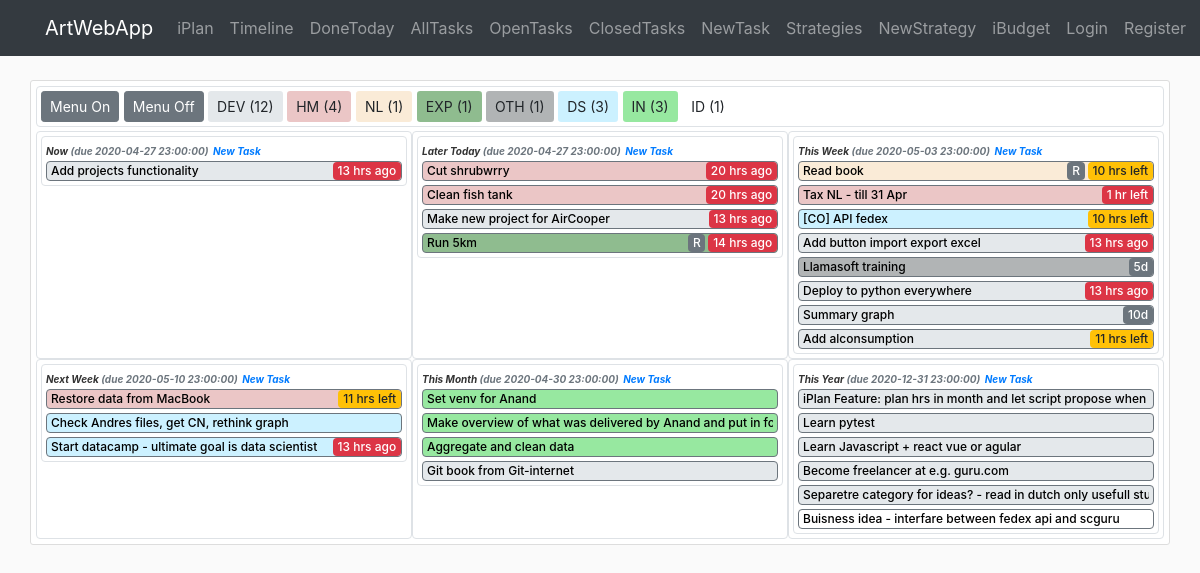
The app's page /iplan/timeline, older data.
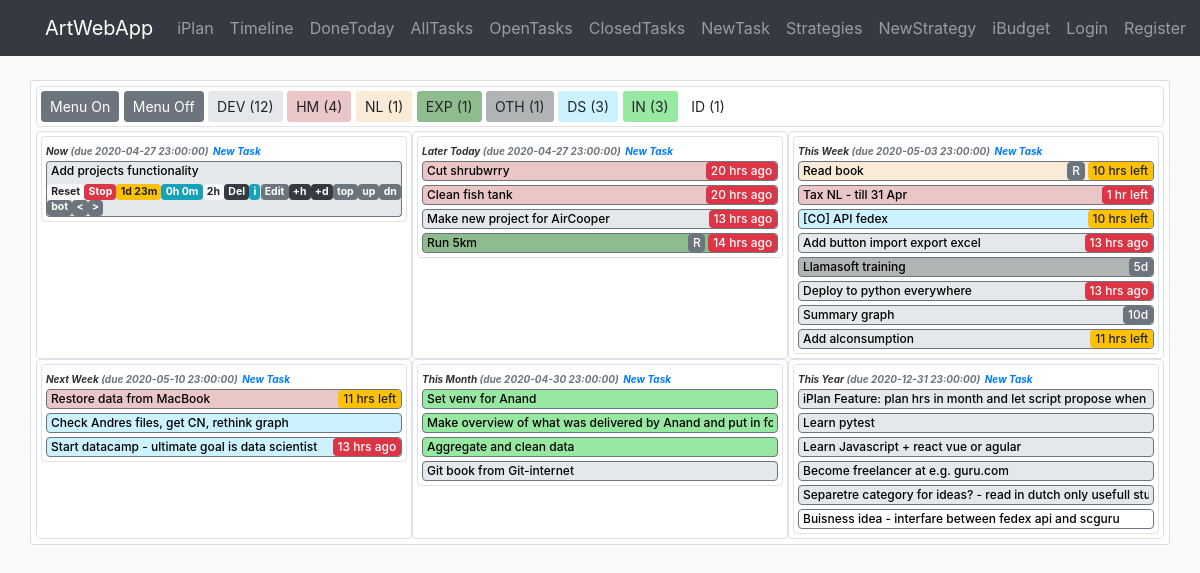
The same page, newer data.
### awa/iplan/models.py (models this page shows, shortened)
class Strategy(db.Model):
    id = db.Column(db.Integer, primary_key=True)
    name = db.Column(db.String(40), nullable=False)
    symbol = db.Column(db.String(3))
    desc = db.Column(db.Text)
    color = db.Column(db.String(7))
    order = db.Column(db.Integer)
    time_creation = db.Column(db.DateTime, default=datetime.now)
    time_completion = db.Column(db.DateTime)
    show_timeline = db.Column(db.Boolean, default=True, nullable=False)
    category = db.Column(db.String(20), nullable=True)
    br_task = db.relationship('Task', backref='strategy')  # todo: lazy=True - test that later
    br_project = db.relationship('Project', backref='strategy')  # todo: lazy=True - test that later

class Task(db.Model):
    id = db.Column(db.Integer, primary_key=True)
    name = db.Column(db.String(140), nullable=False)
    desc = db.Column(db.Text)
    category = db.Column(db.String(20))
    frequency = db.Column(db.String(10))
    frequency_days = db.Column(db.Integer)
    time_creation = db.Column(db.DateTime, default=datetime.now)
    time_completion = db.Column(db.DateTime)
    time_due = db.Column(db.DateTime)  # THis is not used now, it was used for old timeline concept
    time_line = db.Column(db.String(20))
    duration_plan = db.Column(db.Interval, nullable=False, default=timedelta(0))
    duration_real = db.Column(db.Interval, nullable=False, default=timedelta(0))
    timer_start = db.Column(db.DateTime)
    order = db.Column(db.Integer)
    show_menu = db.Column(db.Boolean, default=True, nullable=False)
    id_strategy = db.Column(db.Integer, db.ForeignKey('strategy.id'), nullable=False)
    id_project = db.Column(db.Integer, db.ForeignKey('project.id'))
    def __repr__(self):
        return f"Task(id='{self.id}', name='{self.name}', desc='{self.desc}', category='{self.category}', " \
               f"frequency='{self.frequency}', frequency_days='{self.frequency_days}', time_creation='{self.time_creation}', " \
               f"time_completion='{self.time_completion}', time_due='{self.time_due}', time_line='{self.time_line}', " \
               f"duration_plan='{self.duration_plan}', duration_real='{self.duration_real}', " \
               f"timer_start='{self.timer_start}', order='{self.order}', show_menu='{self.show_menu}', " \
               f"id_strategy='{self.id_strategy}', id_project='{self.id_project}')"

### awa/iplan/routes.py (the view)
@iplan.route('/iplan/timeline', methods=['GET', 'POST'])
def timeline():
    tasks = Task.query.filter(Task.time_completion.is_(None)).order_by(Task.order).all()
    strategies = Strategy.query.all()
    count_tasks = dict(zip([strategy.id for strategy in strategies], [0 for _ in range(len(strategies))]))
    for task in tasks:
        if task.strategy.id in count_tasks:
            count_tasks[task.strategy.id] += 1
    return render_template('iplan/timeline.html', tasks=tasks, TimeLine=TimeLine, strategies=strategies, count_tasks=count_tasks,
                           string_from_duration=string_from_duration, now=datetime.now())

### awa/iplan/utils.py (called while the page is built)
def string_from_duration(x):
    if x is None or x.total_seconds() == 0:
        return '0h 0m'
    total_seconds = x.total_seconds()
    days = total_seconds // 86400
    total_seconds -= days * 86400
    hours = total_seconds // 3600
    total_seconds -= hours * 3600
    minutes = total_seconds // 60
    total_seconds -= minutes * 60
    seconds = total_seconds
    duration_items = [(days, 'd'), (hours, 'h'), (minutes, 'm'), (seconds, 's')]
    non_zero_items = 0
    for item in duration_items:
        if item[0] != 0:
            non_zero_items += 1
    if non_zero_items > 2:
        duration_items.pop(-1)
    outcome = ''
    for item in duration_items:
        if item[0] != 0:
            outcome += f'{int(item[0])}{item[1]} '
    return outcome[:-1]

    @staticmethod
    def progress_indicator(time_creation, timeline_category):
        for indicator in TimeLine._progress_breakpoints:
            if timeline_category == indicator[0]:  # Check on timeline category
                seconds_since_creation = (datetime.now()-time_creation).total_seconds()
                uom_since_creation = int(seconds_since_creation / TimeLine._seconds_in_unites[indicator[1]])
                if uom_since_creation >= indicator[2][0] and uom_since_creation < indicator[2][1]:
                    return f'{uom_since_creation}{indicator[1]}', TimeLine._progress_colors['attention']
                elif uom_since_creation >= indicator[2][1]:
                    return f'{uom_since_creation}{indicator[1]}', TimeLine._progress_colors['warning']
                else:
                    return None

    @staticmethod
    def get_msg_for_timeuom(uom, value):
        msg = None
        if uom == 'h':
            msg = 'hrs'
        elif uom == 'd':
            msg = 'days'
        elif uom == 'm':
            msg = 'months'
        elif uom == 'w':
            msg = 'weeks'
        else:
            msg = '???'
        if value == 1:
            msg = msg[:-1]
        return msg

    @staticmethod
    def duedate_per_category_for_new_tasks(timeline_category):
        return TimeLine._categories_duedates.get(timeline_category, TimeLine._todaydue)

### awa/templates/iplan/timeline.html (shortened to what this page needs)
{% extends "layout.html" %}
{% block content %}
<div class="container">
    <div class="row content-section">
        <div class="col-md-12 border p-1 rounded mb-1 ">
            <a  href="{{url_for('iplan.show_menu_all', state='on') }}" class="btn btn-secondary btn-sm" role="button">Menu On</a>
            <a  href="{{url_for('iplan.show_menu_all', state='off') }}" class="btn btn-secondary btn-sm" role="button">Menu Off</a>
            {% for strategy in strategies %}
                {% if count_tasks[strategy.id] > 0%}
                    {% if strategy.show_timeline %}
                        <a  href="{{url_for('iplan.show_strategy_timeline', id_strategy=strategy.id) }}" class="btn btn-sm" style="background-color:{{strategy.color}}" role="button">{{strategy.symbol}} ({{count_tasks[strategy.id]}})</a>
                    {% else %}
                        <a  href="{{url_for('iplan.show_strategy_timeline', id_strategy=strategy.id) }}" class="btn btn-dark btn-sm" role="button">{{strategy.symbol}} ({{count_tasks[strategy.id]}})</a>
                    {% endif %}
                {% endif %}
            {% endfor %}
        </div>
        {% for timeline in TimeLine.categories %}
        <div class="col-md-4 border p-1 rounded">
            <div class="col-12 border timeline_task_border rounded p-0">
                <small class="timeline_header ml-1">{{ timeline }} </small>
                <small class="timeline_header text-muted">(due {{TimeLine.duedate_per_category_for_new_tasks(timeline)}})</small>
                <a href="{{ url_for('iplan.task_create', timeline_category=timeline) }}"><small class="timeline_header text-primary">New Task</small></a>
                {% for task in tasks %}
                    {% if task.time_line == timeline and task.strategy.show_timeline %}
                        {% if task.show_menu == False %}
                            <div class="row rounded border border border-secondary timeline_task_name pl-1  mb-1 ml-1 mr-1" style="background-color:{{task.strategy.color}}">
                                {% if TimeLine.progress_indicator(task.time_creation, timeline)[0] %}
                                    <div class="col text-truncate p-0 m-0 mr-1">
                                        <a href="{{url_for('iplan.show_menu', id_task=task.id, state='on') }}" class="show_menu_links" title="{{task.name}}">{{task.name}}</a>
                                    </div>
                                    <div class="col-auto p-0 m-0 text-right">
                                        {% if task.frequency == 'Repeatable' %}
                                            <small class="badge badge-secondary progress_indicator">R</small>
                                        {% endif %}
                                        {% if TimeLine.duedate_indicator(task.time_due)[0] %}
                                            <small class="{{TimeLine.duedate_indicator(task.time_due)[1]}} m-0 progress_indicator">{{TimeLine.duedate_indicator(task.time_due)[0]}}</small>
                                        {% else %}
                                            <small class="{{TimeLine.progress_indicator(task.time_creation, timeline)[1]}}  progress_indicator">{{TimeLine.progress_indicator(task.time_creation, timeline)[0]}}</small>
                                        {% endif %}
                                    </div>
                                {% else %}
                                    <div class="col text-truncate p-0 m-0 mr-1">
                                        <a href="{{url_for('iplan.show_menu', id_task=task.id, state='on') }}" class="show_menu_links" title="{{task.name}}">{{task.name}}</a>
                                    </div>
                                    <div class="col-auto p-0 m-0 text-right">
                                    {% if task.frequency == 'Repeatable' %}
                                        <small class="badge badge-secondary progress_indicator">R</small>
                                    {% endif %}
                                    {% if TimeLine.duedate_indicator(task.time_due)[0] %}
                                        <small class="{{TimeLine.duedate_indicator(task.time_due)[1]}} progress_indicator">{{TimeLine.duedate_indicator(task.time_due)[0]}}</small>
                                    {% endif %}
                                    </div>
                                {% endif %}
                            </div>
                        {% else %}
                            <div class="row rounded-top border border-bottom-0 border-secondary timeline_task_name pl-1 pb-1 ml-1 mr-1" style="background-color:{{task.strategy.color}}">
                                <a href="{{url_for('iplan.show_menu', id_task=task.id, state='off') }}" class="show_menu_links">{{task.name}}</a>
                            </div>
                            <div class="row rounded-bottom border border-top-0 border-secondary timeline_task_buttons mb-1 ml-1 mr-1" style="background-color:{{task.strategy.color}}">
                                {% if task.timer_start %}
                                    <a href="{{url_for('iplan.task_timer_start', id_task=task.id) }}" class="badge badge-light">Reset</a>
                                    <a href="{{url_for('iplan.task_timer_end', id_task=task.id) }}" class="badge badge-danger">Stop</a>
                                {% endif%}
                                {% if task.timer_start %}
                                    <a href="#" class="badge badge-warning">{{string_from_duration(now - task.timer_start)}}</a>
                                {% endif %}
                                <a href="#" class="badge badge-info">{{string_from_duration(task.duration_real)}}</a>
                                <a href="#" class="badge badge-light">{{string_from_duration(task.duration_plan)}}</a>
                                <a href="{{url_for('iplan.task_delete', id_task=task.id) }}" class="badge badge-dark">Del</a>
                                <a href="#" data-toggle="tooltip" class="badge badge-info" data-html="true" title="{{task}}">i</a>
                                <a href="{{url_for('iplan.task_update', id_task=task.id) }}" class="badge badge-secondary ml-auto">Edit</a>
                                <a href="{{url_for('iplan.task_postpone', id_task=task.id, duration='h') }}" class="badge badge-dark">+h</a>
                                <a href="{{url_for('iplan.task_postpone', id_task=task.id, duration='d') }}" class="badge badge-dark">+d</a>
                                <a href="{{url_for('iplan.task_move', id_task=task.id, direction='top')}}" class="badge badge-secondary">top</a>
                                <a href="{{url_for('iplan.task_move', id_task=task.id, direction='up')}}" class="badge badge-secondary">up</a>
                                <a href="{{url_for('iplan.task_move', id_task=task.id, direction='down')}}" class="badge badge-secondary">dn</a>
                                <a href="{{url_for('iplan.task_move', id_task=task.id, direction='bottom')}}" class="badge badge-secondary">bot</a>
                                <a href="{{url_for('iplan.task_move_timeline', id_task=task.id, direction='previous') }}" class="badge badge-secondary"><</a>
                                <a href="{{url_for('iplan.task_move_timeline', id_task=task.id, direction='next') }}" class="badge badge-secondary">></a>
                            </div>
                        {% endif %}
                    {% endif %}
                {% endfor %}
            </div>
        </div>
        {% endfor %}
    </div>
</div>
{% endblock content %}

### awa/templates/layout.html (shortened to what this page needs)
<!DOCTYPE html>
<html lang="en">
<head>
    <link rel="stylesheet" href="https://stackpath.bootstrapcdn.com/bootstrap/4.4.1/css/bootstrap.min.css">
    <link rel="stylesheet" type="text/css" href="{{ url_for('static', filename='main.css') }}">
</head>
<body>
    <header>
        <nav class="navbar navbar-expand-md navbar-dark bg-dark fixed-top">
            <div class="container">
                <a class="navbar-brand" href="{{ url_for('main.home') }}">ArtWebApp</a>
                <div class="collapse navbar-collapse" id="navbarSupportedContent">
                    <div class="navbar-nav mr-auto">
                        <a class="nav-item nav-link" href="{{ url_for('iplan.home') }}">iPlan</a>
                        <a class="nav-item nav-link" href="{{ url_for('iplan.timeline') }}">Timeline</a>
                        <a class="nav-item nav-link" href="{{ url_for('iplan.task_donetoday') }}">DoneToday</a>
                        <a class="nav-item nav-link" href="{{ url_for('iplan.task') }}">AllTasks</a>
                        <a class="nav-item nav-link" href="{{ url_for('iplan.task_open') }}">OpenTasks</a>
                        <a class="nav-item nav-link" href="{{ url_for('iplan.task_completed') }}">ClosedTasks</a>
                        <a class="nav-item nav-link" href="{{ url_for('iplan.task_create', timeline_category='This Week') }}">NewTask</a>
                        <a class="nav-item nav-link" href="{{ url_for('iplan.strategy') }}">Strategies</a>
                        <a class="nav-item nav-link" href="{{ url_for('iplan.strategy_create') }}">NewStrategy</a>
                    </div>
                    <div class="navbar-nav">
                        <a class="nav-item nav-link" href="{{ url_for('ibudget.home')}}">iBudget</a>
                        <a class="nav-item nav-link" href="#">Login</a>
                        <a class="nav-item nav-link" href="#">Register</a>
                    </div>
                </div>
            </div>
        </nav>
    </header>
    <main role="main">
            {% block content %}{% endblock %}
    </main>
</body>
</html>

### awa/static/main.css (style rules this page uses)
body { background: #fafafa; color: #333333; margin-top: 5rem; }
.content-section { background: #ffffff; padding: 5px 5px; border: 1px solid #dddddd; border-radius: 3px; margin-bottom: 10px; }
.timeline_header { font-size: 10px; font-style: italic; font-weight: bold; }
.timeline_task_name { font-size: 12px; font-weight: bold; }
.timeline_task_buttons { font-size: 14px; }
.show_menu_links { color:#000; font-size: 12px; display: inline-block; font-weight: 500; }
.progress_indicator { font-size: 12px; font-weight: 500; }

Row changes from the older to the newer data that the page shows:
changed Task "Add projects functionality": show_menu False → True (drawn)
Text that changed along with them:
list line gone: "Add projects functionality 13 hrs ago"
new list line: "Add projects functionality Reset Stop 1d 23m 0h 0m 2h Del i Edit +h +d top up dn bot < >"
